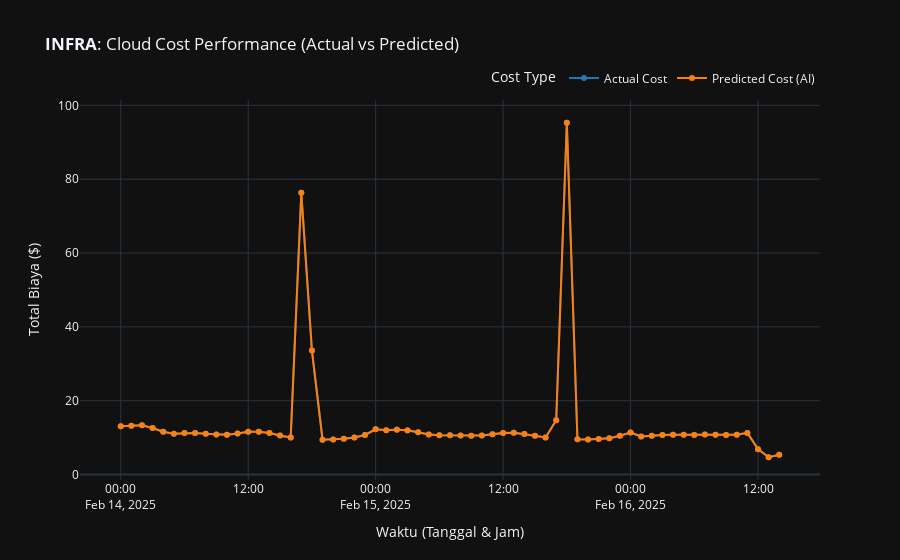
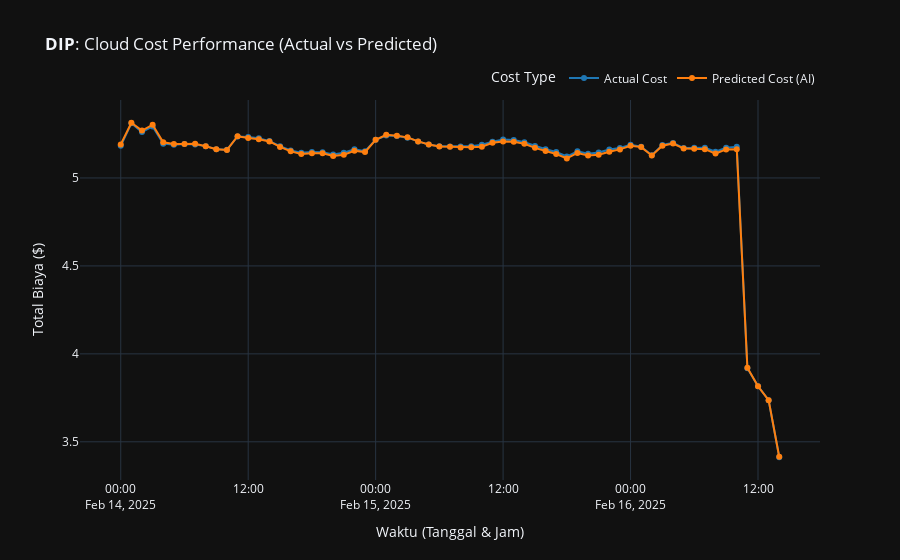
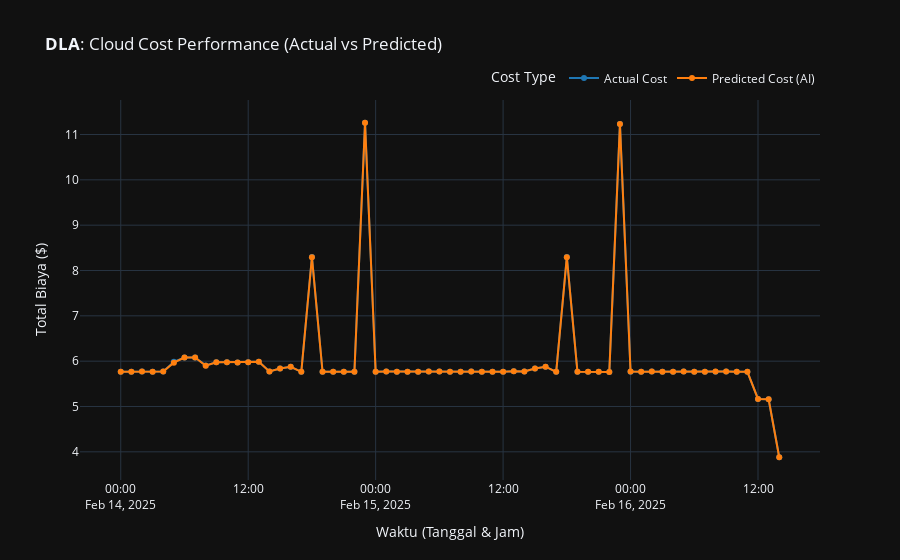
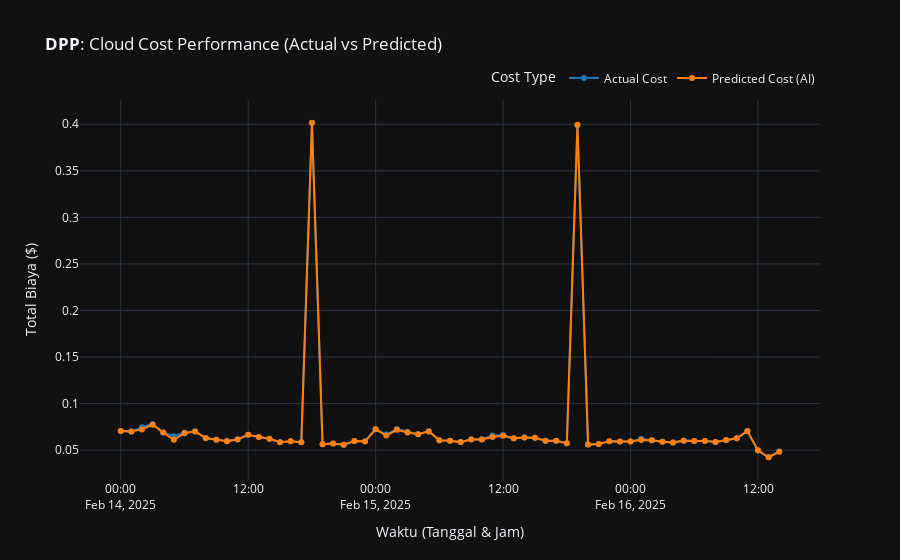

Source (notebook cell) for these figures, in order:
### Code cell
# --- 1. Persiapan Data
test_data_with_pred = df_cleaned1.loc[X_test.index].copy()
test_data_with_pred['predicted_cost'] = y_pred

# Fungsi Agregasi Data
def get_visualization_data(tech_owner_name):
    # Filter data hanya untuk Tech Owner tertentu
    subset = test_data_with_pred[test_data_with_pred['resource_tags_user_tech_owner'] == tech_owner_name]

    # Group by Hari dan Jam untuk mendapatkan total cost per jam
    # Jumlahkan cost aktual dan cost prediksi
    viz_df = subset.groupby(['day_of_month', 'hour_of_day'])[['line_item_unblended_cost', 'predicted_cost']].sum().reset_index()

    # Bikin kolom 'Timestamp' palsu biar grafik nyambung (Februari 2025)
    viz_df['timestamp'] = pd.to_datetime({
        'year': 2025,
        'month': 2,
        'day': viz_df['day_of_month'],
        'hour': viz_df['hour_of_day']
    })

    return viz_df

# --- 2. Kode Generating Visualisasi 

# Daftar Tech Owner
tech_owners = ['INFRA', 'DIP', 'DLA', 'DPP', 'Minova', 'DAK']

for owner in tech_owners:
    # 1. Ambil data agregasi untuk owner tersebut
    df_viz = get_visualization_data(owner)

    # Cek apakah ada datanya (karena bisa jadi testing set tidak punya data untuk owner tertentu)
    if df_viz.empty:
        print(f"Tidak ada data testing untuk Tech Owner: {owner}")
        continue

    # 2. Format data untuk Plotly (Melt/Unpivot) agar mudah di-plot dua garis
    df_melted = df_viz.melt(
        id_vars=['timestamp'],
        value_vars=['line_item_unblended_cost', 'predicted_cost'],
        var_name='Cost Type',
        value_name='Total Cost (USD)'
    )

    # Ganti nama label agar lebih cantik di legenda
    df_melted['Cost Type'] = df_melted['Cost Type'].replace({
        'line_item_unblended_cost': 'Actual Cost',
        'predicted_cost': 'Predicted Cost (AI)'
    })

    # 3. Buat Grafik Garis (Line Chart)
    fig = px.line(
        df_melted,
        x='timestamp',
        y='Total Cost (USD)',
        color='Cost Type',
        title=f"<b>{owner}</b>: Cloud Cost Performance (Actual vs Predicted)",
        color_discrete_map={"Actual Cost": "#1f77b4", "Predicted Cost (AI)": "#ff7f0e"}, # Biru & Oranye
        markers=True
    )

    # Kustomisasi Layout 
    fig.update_layout(
        xaxis_title="Waktu (Tanggal & Jam)",
        yaxis_title="Total Biaya ($)",
        hovermode="x unified", 
        legend=dict(
            orientation="h",
            yanchor="bottom",
            y=1.02,
            xanchor="right",
            x=1
        )
    )

    # 4. Tampilkan Grafik
    print(f"Menampilkan grafik untuk: {owner}")
    fig.show()
